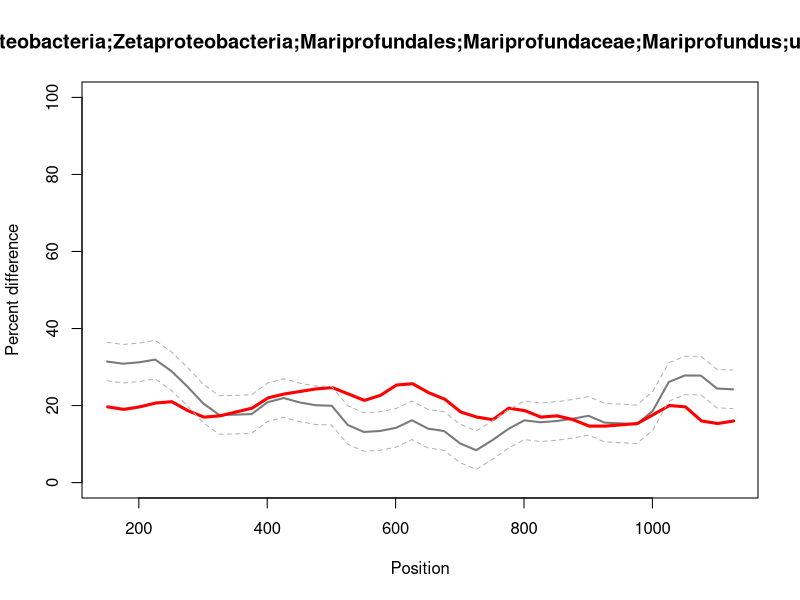

The R script that drew this image:

pdf("output/all/pintail/graphs/too_high/pintail_plot.query_JX884901.1.1479 Bacteria;Proteobacteria;Zetaproteobacteria;Mariprofundales;Mariprofundaceae;Mariprofundus;uncultured bacterium.subject_FJ205311.pdf", height = 8, width = 12)
e.xs <- c(150.5,175.5,200.5,225.5,250.5,275.5,300.5,325.5,350.5,375.5,400.5,425.5,450.5,475.5,500.5,525.5,550.5,575.5,600.5,625.5,650.5,675.5,700.5,725.5,750.5,775.5,800.5,825.5,850.5,875.5,900.5,925.5,950.5,975.5,1000.5,1025.5,1050.5,1075.5,1100.5,1125.5)
e.ys <- c(31.43066361556064,30.858479532163734,31.233358759216884,31.923925756420026,28.984083396898043,24.959064327485383,20.519705059750837,17.540401728960088,17.639054157131966,17.777167556572596,20.85512331553522,21.96003051106026,20.81566234426646,20.08563437579456,19.94752097635393,14.955708110856856,13.140503432494281,13.396999745741168,14.20594965675058,16.17899822018816,14.00864480040681,13.377269260106784,10.161200101703532,8.405186880244088,10.989880498347313,13.90999237223494,16.159267734553776,15.666005593694383,15.9816933638444,16.573607932875674,17.34309687261634,15.567353165522503,15.370048309178744,15.113551995931859,18.625578438850745,26.123162979913545,27.80025425883549,27.78052377320112,24.426341215357237,24.209305873379105)

o.xs <- c(151.5,176.5,201.5,226.5,251.5,276.5,301.5,326.5,351.5,376.5,401.5,426.5,451.5,476.5,501.5,526.5,551.5,576.5,601.5,626.5,651.5,676.5,701.5,726.5,751.5,776.5,801.5,826.5,851.5,876.5,901.5,926.5,951.5,976.5,1001.5,1026.5,1051.5,1076.5,1101.5,1126.5)
o.ys <- c(19.666666666666664,19.0,19.666666666666664,20.666666666666668,21.0,18.666666666666668,17.0,17.333333333333336,18.333333333333332,19.333333333333332,22.0,23.0,23.666666666666668,24.333333333333336,24.666666666666668,23.0,21.333333333333336,22.666666666666664,25.333333333333336,25.666666666666664,23.333333333333332,21.666666666666668,18.333333333333332,17.0,16.333333333333332,19.333333333333332,18.666666666666668,17.0,17.333333333333336,16.333333333333332,14.666666666666666,14.666666666666666,15.0,15.333333333333332,17.666666666666668,20.0,19.666666666666664,16.0,15.333333333333332,16.0)

max.y <- ifelse(max(o.ys) >= max(e.ys), max(o.ys), max(e.ys))

plot(ylim = c(0, 100), #c(0, max.y),
     x = e.xs,
     y = e.ys,
     col = "gray48",
     type = "l",
     xlab = "Position",
     ylab = "Percent difference",
     main = "JX884901.1.1479 Bacteria;Proteobacteria;Zetaproteobacteria;Mariprofundales;Mariprofundaceae;Mariprofundus;uncultured bacterium vs. FJ205311",
     lwd = 2)

points(o.xs, o.ys, col = "red", type = "l", lwd = 3)
points(e.xs, e.ys + 5, col = "gray70", type = "l", lwd = 1, lty = 2)
points(e.xs, e.ys - 5, col = "gray70", type = "l", lwd = 1, lty = 2)
invisible(dev.off())
